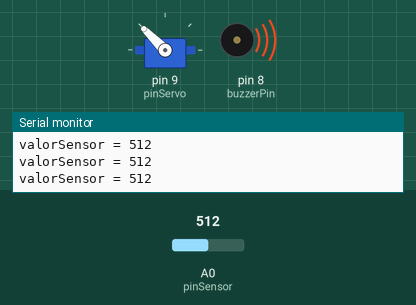
Recording of a sketch running on a simulated Arduino Uno, built with avr-gcc and run on an emulated ATmega328P. Parts: servo, buzzer (waves = sounding), the last lines printed to the serial monitor. Inputs (shaded band) come from the test bench; at power-on: A0 (pinSensor) = 512.

Above: at 1.2 s.
1.3 s: A0 (pinSensor) set to 104
At 2.0 s:
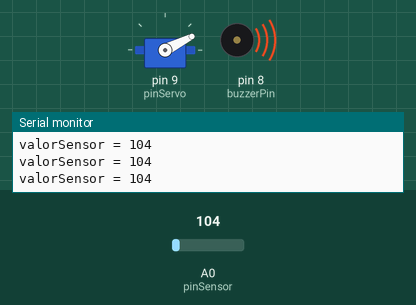
2.8 s: A0 (pinSensor) set to 92
At 3.8 s:
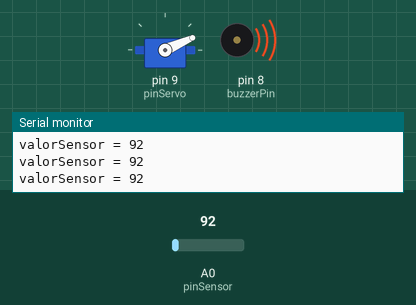
4.3 s: A0 (pinSensor) set to 0
At 5.5 s:
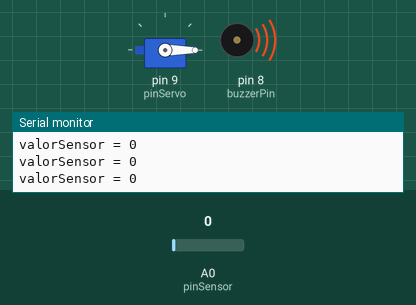
5.8 s: A0 (pinSensor) set to 8
At 6.5 s:
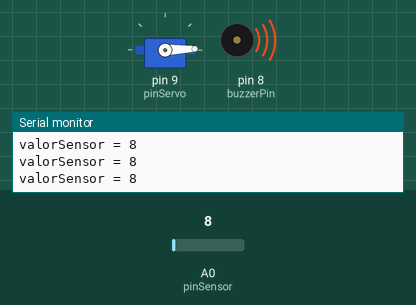
8.8 s: A0 (pinSensor) set to 11
At 9.7 s:
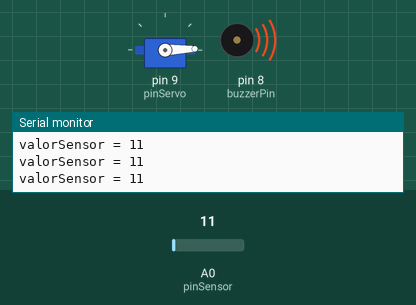
10.3 s: A0 (pinSensor) set to 306
At 11.0 s:
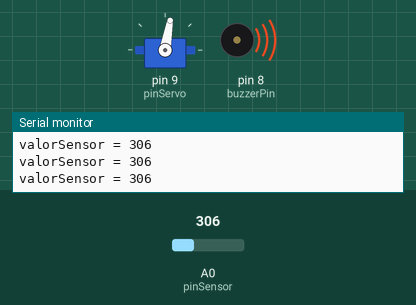
Timing chart, 0 to 12.8 s (numbered marks = the images above; inputs shaded):
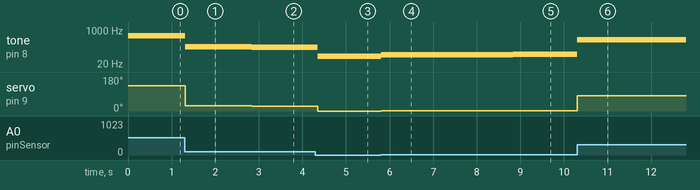

Measured:
- after the input at 1.3 s, tone on pin 8 (buzzerPin): 525 Hz → 146 Hz at once; servo on pin 9 (pinServo): 135° → 27° at once
- after the input at 2.8 s, tone on pin 8 (buzzerPin): 146 Hz → 135 Hz at once; servo on pin 9 (pinServo): 27° → 24° at once
- after the input at 4.3 s, tone on pin 8 (buzzerPin): 135 Hz → 50 Hz after 0.05 s; servo on pin 9 (pinServo): 24° → 0° after 0.05 s
- after the input at 5.8 s, tone on pin 8 (buzzerPin): 50 Hz → 57 Hz at once; servo on pin 9 (pinServo): 0° → 2° at once
- after the input at 8.8 s, tone on pin 8 (buzzerPin): 57 Hz → 60 Hz at once
- after the input at 10.3 s, tone on pin 8 (buzzerPin): 60 Hz → 334 Hz at once; servo on pin 9 (pinServo): 2° → 80° at once

The sketch:

dino_2.ino
```cpp
#include <Servo.h>

int buzzerPin = 8;
int pinServo = 9;
int pinSensor = 0;
Servo miServo;

void setup() {
    pinMode(buzzerPin, OUTPUT);
    miServo.attach(pinServo);
    Serial.begin(9600);
}

void loop() {
    int valorSensor = analogRead(pinSensor);
    int tono = map(valorSensor, 0, 1023, 50, 1000);
    tone(buzzerPin, tono);

    int valorServo = map(valorSensor, 0, 1023, 0, 270);
    miServo.write(valorServo);

    Serial.print("valorSensor = ");
    Serial.println(valorSensor);

    delay(50);
}
```
